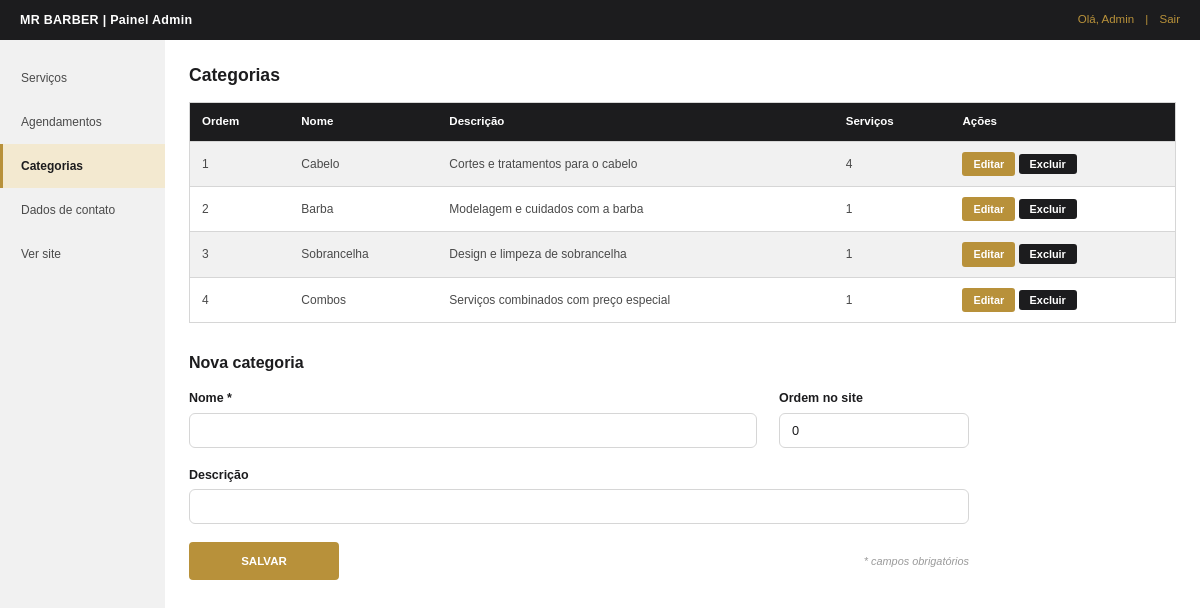
Screenshot of /admin/categorias.php (signed in) with the database file from the repository.
### tables this page shows
CREATE TABLE categoria (
 id_categoria INT AUTO_INCREMENT PRIMARY KEY,
 nome VARCHAR(60) NOT NULL UNIQUE,
 descricao VARCHAR(255),
 ordem_exibicao INT DEFAULT 0
);

### includes/funcoes.php (called while the page is built, shortened)
<?php
function e($valor): string
{
    return htmlspecialchars((string) $valor, ENT_QUOTES, 'UTF-8');
}

### admin/categorias.php (the view, shortened to what this page needs)
<?php
$pdo = db();
$v = ['id' => 0, 'nome' => '', 'descricao' => '', 'ordem' => '0'];
$categorias = $pdo->query(
    'SELECT c.id_categoria, c.nome, c.descricao, c.ordem_exibicao, COUNT(s.id_servico) AS qtd
     FROM categoria c LEFT JOIN servico s ON s.id_categoria = c.id_categoria
     GROUP BY c.id_categoria, c.nome, c.descricao, c.ordem_exibicao
     ORDER BY c.ordem_exibicao, c.nome'
)->fetchAll();
require __DIR__ . '/../includes/admin_topo.php';
?>
            <div class="admin-topo">
                <h1>Categorias</h1>
            </div>
            <table class="tabela zebra-impar">
                <thead>
                    <tr>
                        <th>Ordem</th>
                        <th>Nome</th>
                        <th>Descrição</th>
                        <th>Serviços</th>
                        <th>Ações</th>
                    </tr>
                </thead>
                <tbody>
                    <?php foreach ($categorias as $c): ?>
                        <tr>
                            <td><?= (int) $c['ordem_exibicao'] ?></td>
                            <td><?= e($c['nome']) ?></td>
                            <td><?= e($c['descricao']) ?></td>
                            <td><?= (int) $c['qtd'] ?></td>
                            <td class="acoes">
                                <a href="categorias.php?editar=<?= (int) $c['id_categoria'] ?>" class="btn-mini btn-ouro">Editar</a>
                                <form action="categorias.php" method="post"
                                      onsubmit="return confirm('Excluir a categoria &quot;<?= e($c['nome']) ?>&quot;? Essa ação não poderá ser desfeita.');">
                                    <button type="submit" class="btn-mini btn-preto">Excluir</button>
                                </form>
                            </td>
                        </tr>
                    <?php endforeach; ?>
                </tbody>
            </table>
            <h1 style="font-size:1rem;margin:28px 0 14px;"><?= $v['id'] ? 'Editar categoria' : 'Nova categoria' ?></h1>
            <form class="form-admin" action="categorias.php" method="post">
                <div class="linha">
                    <div class="campo">
                        <label for="nome">Nome *</label>
                        <input type="text" id="nome" name="nome" maxlength="60" value="<?= e($v['nome']) ?>">
                    </div>
                    <div class="campo estreito">
                        <label for="ordem">Ordem no site</label>
                        <input type="number" id="ordem" name="ordem" min="0" value="<?= e($v['ordem']) ?>">
                    </div>
                </div>
                <div class="campo">
                    <label for="descricao">Descrição</label>
                    <input type="text" id="descricao" name="descricao" maxlength="255" value="<?= e($v['descricao']) ?>">
                </div>
                <div class="form-botoes">
                    <button type="submit" class="botao-primario">Salvar</button>
                    <span class="obrigatorios">* campos obrigatórios</span>
                </div>
            </form>
<?php require __DIR__ . '/../includes/admin_rodape.php'; ?>

### css/style.css (style rules this page uses)
:root { --escuro: #1c1c1e; --banner: #3a3a3d; --dourado: #b8913a; --bege: #f3e9d0; --cinza-claro: #f1f1f1; --borda: #d6d6d6; --texto: #1c1c1e; --texto-suave: #4a4a4a; --cinza: #9a9a9a; --branco: #ffffff; --verde: #2e7d32; --vermelho: #b03a2e; --rosa: #fbeaea; --rosa-borda: #d9a3a3; }
* { margin: 0; padding: 0; box-sizing: border-box; }
body { background-color: var(--branco); color: var(--texto); font-family: Arial, Helvetica, sans-serif; font-size: 15px; line-height: 1.5; }
a { text-decoration: none; color: inherit; }
.botao-primario, .botao-secundario, .botao-escuro { display: inline-block; padding: 11px 26px; border-radius: 4px; font-family: inherit; font-size: 0.8rem; font-weight: bold; cursor: pointer; text-align: center; border: 2px solid transparent; transition: opacity 0.2s; }
.botao-primario { background-color: var(--dourado); border-color: var(--dourado); color: var(--branco); }
label { display: block; margin-bottom: 5px; font-weight: bold; font-size: 0.78rem; }
input[type="text"], input[type="email"], input[type="password"], input[type="date"], input[type="number"], input[type="tel"], input[type="search"], select, textarea { width: 100%; padding: 9px 12px; background-color: var(--branco); color: var(--texto); border: 1px solid var(--borda); border-radius: 6px; font-size: 0.8rem; font-family: inherit; }
::placeholder { color: var(--cinza); }
.campo { margin-bottom: 18px; }

### css/admin.css (style rules this page uses)
body.admin { background-color: var(--branco); }
.admin-topo { display: flex; justify-content: space-between; align-items: center; flex-wrap: wrap; gap: 12px; margin-bottom: 14px; }
.admin-topo h1 { font-size: 1.1rem; }
.tabela { width: 100%; border-collapse: collapse; border: 1px solid var(--borda); font-size: 0.75rem; }
.tabela th { background-color: var(--escuro); color: var(--branco); text-align: left; padding: 10px 12px; font-size: 0.72rem; }
.tabela td { padding: 10px 12px; color: var(--texto-suave); border-top: 1px solid var(--borda); vertical-align: middle; }
.tabela.zebra-impar tbody tr:nth-child(odd) td, .tabela.zebra-par tbody tr:nth-child(even) td { background-color: var(--cinza-claro); }
.tabela td.acoes { white-space: nowrap; }
.tabela td.acoes form { display: inline; }
.btn-mini { display: inline-block; padding: 4px 11px; border: none; border-radius: 3px; font-family: inherit; font-size: 0.68rem; font-weight: bold; color: var(--branco); cursor: pointer; }
.btn-ouro { background-color: var(--dourado); }
.btn-preto { background-color: var(--escuro); }
.form-admin { max-width: 780px; }
.form-admin .linha { display: flex; gap: 22px; }
.form-admin .linha .campo { flex: 1; }
.form-admin .linha .campo.estreito { flex: 0 0 190px; }
.form-botoes { display: flex; align-items: center; gap: 18px; margin-top: 10px; }
.form-botoes .botao-primario, .form-botoes .botao-escuro { padding: 11px 0; width: 150px; font-size: 0.72rem; text-transform: uppercase; }
.obrigatorios { margin-left: auto; font-size: 0.68rem; font-style: italic; color: var(--cinza); }

### rows the page displays
categoria: ordem_exibicao "1", nome "Cabelo", descricao "Cortes e tratamentos para o cabelo", qtd "4"
categoria: ordem_exibicao "2", nome "Barba", descricao "Modelagem e cuidados com a barba", qtd "1"
categoria: ordem_exibicao "3", nome "Sobrancelha", descricao "Design e limpeza de sobrancelha", qtd "1"
categoria: ordem_exibicao "4", nome "Combos", descricao "Serviços combinados com preço especial", qtd "1"

### other values shown
$_SESSION['admin_nome'] "Admin"
$texto "Serviços"
$texto "Agendamentos"
$texto "Categorias"
$texto "Dados de contato"
